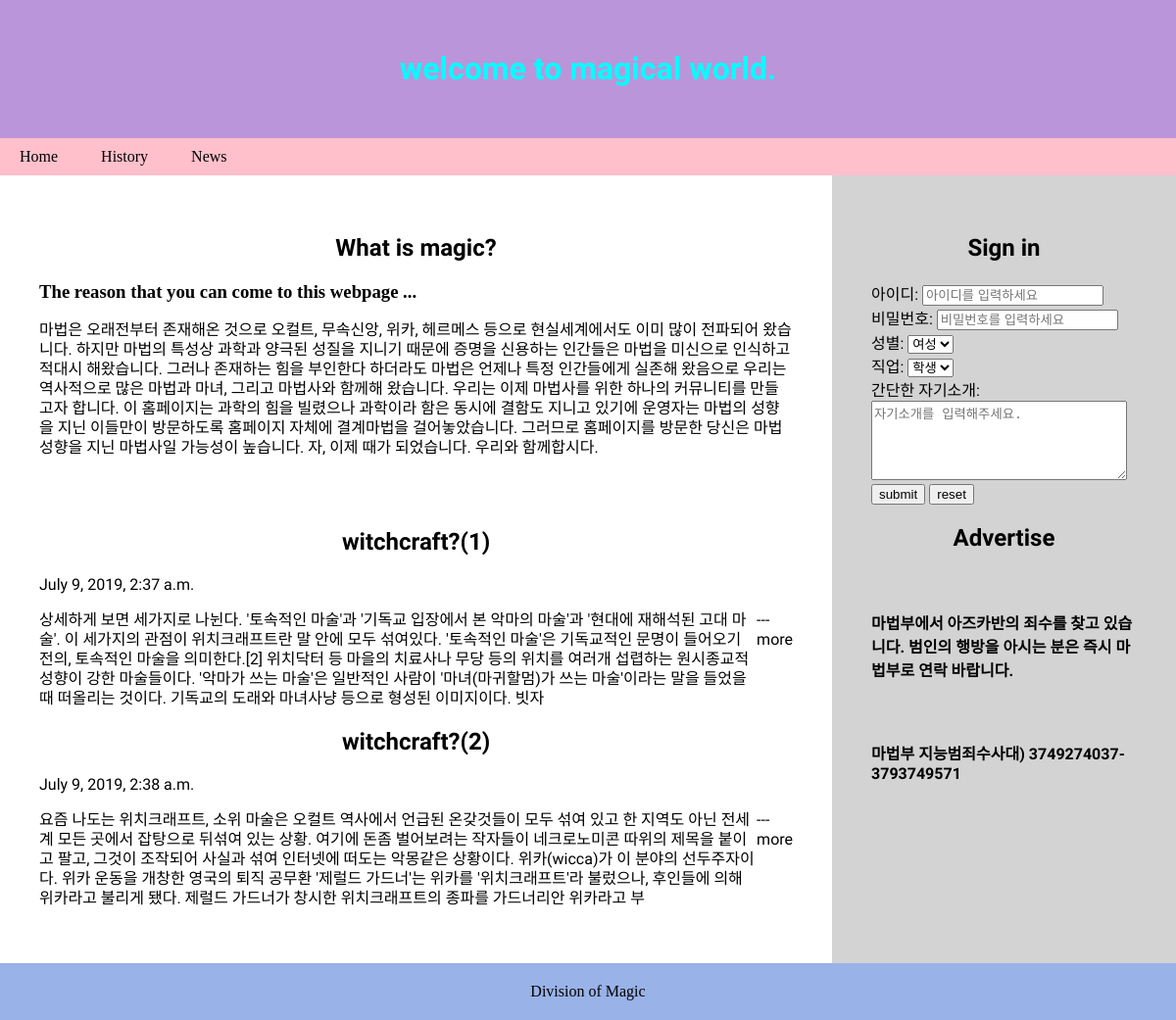
The page / on the database its author committed.
### blog/models.py (models this page shows, shortened)
class Blog(models.Model):
    title = models.CharField(max_length=200)
    pub_date = models.DateTimeField('date published')
    body = models.TextField()
    def summary(self):
        return self.body[:300]

### blog/views.py (the view)
# urls.py: 2. Add a URL to urlpatterns:  path('', views.home, name='home')
def home(request):
    blogs = Blog.objects
    return render(request,'home.html',{'blogs':blogs})

### blog/templates/home.html (shortened to what this page needs)
<!DOCTYPE html>
<html>
<head>
</head>
<body>
    <header class="header">
        <h1>welcome to magical world.</h1>
    </header>
    <nav class="navbar ">
        <a href="">Home</a>
        <a href="">History</a>
        <a href="">News</a>
    </nav>
    <div id="main">
        <article class="content">
            <h1>What is magic?</h1>
            <h3> The reason that you can come to this webpage ...</h3>
            <p>마법은 오래전부터 존재해온 것으로 오컬트, 무속신앙, 위카, 헤르메스 등으로 현실세계에서도 이미 많이 전파되어 왔습니다.
                하지만 마법의 특성상 과학과 양극된 성질을 지니기 때문에 증명을 신용하는 인간들은 마법을 미신으로 인식하고 적대시
                해왔습니다. 그러나 존재하는 힘을 부인한다 하더라도 마법은 언제나 특정 인간들에게 실존해 왔음으로 우리는 역사적으로
                많은 마법과 마녀, 그리고 마법사와 함께해 왔습니다. 우리는 이제 마법사를 위한 하나의 커뮤니티를 만들고자 합니다.
                이 홈페이지는 과학의 힘을 빌렸으나 과학이라 함은 동시에 결함도 지니고 있기에 운영자는 마법의 성향을 지닌 이들만이
                방문하도록 홈페이지 자체에 결계마법을 걸어놓았습니다. 그러므로 홈페이지를 방문한 당신은 마법 성향을 지닌 마법사일
                가능성이 높습니다. 자, 이제 때가 되었습니다. 우리와 함께합시다.</p>
                <br>
                <br>
                {% for blog in blogs.all %}
                <div class="container">
                    <h1>{{ blog.title }}</h1>
                    <p>{{ blog.pub_date }}</p>
                    <p>{{ blog.summary }}
                        <a href="{% url 'detail' blog.id %}">---more</a>
                    </p>
                </div>
            {% endfor %}
        </article>
        <aside class="aside">
            <h1>Sign in</h1>
            <form action="my-app" method="get">
                <div class="sign">
                    <label for="userid">아이디: </label>
                    <input type="text" name="userid" placeholder="아이디를 입력하세요">
                </div>
                <div>
                <label for="password">비밀번호: </label>
                <input type="password" name="password" placeholder="비밀번호를 입력하세요">
                </div>
                <div>
                    <label for="gender">성별: </label>
                    <select name="gender" id="gender">
                        <option value="female">여성</option>
                    </select>
                </div>
                <div>
                    <label for="job">직업: </label>
                    <select name="job" id="job">
                        <option value="student">학생</option>
                    </select>
                </div>
                <div>
                    <label for="introduce">간단한 자기소개: </label>
                    <textarea name="introduce" id="introduce" placeholder="자기소개를 입력해주세요." cols="30" rows="5"></textarea>
                </div>
                <button type="submit">submit</button>
                <button type="reset">reset</button>
            </form>
            <h1>Advertise </h1>
            <br>
            <h4> 마법부에서 아즈카반의 죄수를 찾고 있습니다. 범인의 행방을 아시는 분은 즉시 마법부로 연락 바랍니다.</h4>
            <br>
            <h4>마법부 지능범죄수사대) 3749274037-3793749571</h4>
        </aside>
    </div>
    <footer>Division of Magic</footer>
</body>
</html>

### blog/templates/home.html (style rules this page uses)
* { box-sizing: border-box; }
body { margin:0; }
a { text-decoration: none; }
a:link, a:visited, a:active { color: inherit; }
header { color:aqua; background: rgb(187, 149, 218);font-family: 'Song Myung', serif; text-align: center; }
nav { background: pink; padding: 10px; }
aside { background: lightgray; }
footer { background: rgb(153, 178, 231); }
h1 { font-family: 'Song Myung', serif; text-align: center; }
p { font-family: 'Nanum Myeongjo', serif; line-height: 20px; display: flex; }
#main { display:flex; }
.aside { font-family: 'Nanum Myeongjo', serif; }
.content { flex: 70%; padding: 40px; }
.aside { flex:30; padding: 40px; }
.header { padding: 30px; text-align: center; }
.navbar a { padding: 10px; margin-right: 20px; }
footer { padding: 20px; text-align: center; }
html,body { height: 100; }
body { display: flex; flex-direction: column; }

### rows shown on the page
Blog: title "witchcraft?(1)", pub_date "July 9, 2019, 2:37 a.m.", summary "상세하게 보면 세가지로 나뉜다. '토속적인 마술'과 '기독교 입장에서 본 악마의 마술'과 '현대에 재해석된 고대 마술'. 이 세가지의 관점이 위치크래프트란 말 안에 모두 섞여있다. '토속적인 마술'은 기독교적인 문명이 들어오기 전의, 토속적인 마술을 의미한다.[2] 위치닥터 등 마을의 치료사나 무당 등의 위치를 여러개 섭렵하는 원시종교적 성향이 강한 마술들이다. '악마가 쓰는 마술'은 일반적인 사람이 '마녀(마귀할멈)가 쓰는 마술'이라는 말을 들었을 때 떠올리는 것이다. 기독교의 도래와 마녀사냥 등으로 형성된 이미지이다. 빗자"
Blog: title "witchcraft?(2)", pub_date "July 9, 2019, 2:38 a.m.", summary "요즘 나도는 위치크래프트, 소위 마술은 오컬트 역사에서 언급된 온갖것들이 모두 섞여 있고 한 지역도 아닌 전세계 모든 곳에서 잡탕으로 뒤섞여 있는 상황. 여기에 돈좀 벌어보려는 작자들이 네크로노미콘 따위의 제목을 붙이고 팔고, 그것이 조작되어 사실과 섞여 인터넷에 떠도는 악몽같은 상황이다. 위카(wicca)가 이 분야의 선두주자이다. 위카 운동을 개창한 영국의 퇴직 공무환 '제럴드 가드너'는 위카를 '위치크래프트'라 불렀으나, 후인들에 의해 위카라고 불리게 됐다. 제럴드 가드너가 창시한 위치크래프트의 종파를 가드너리안 위카라고 부"
